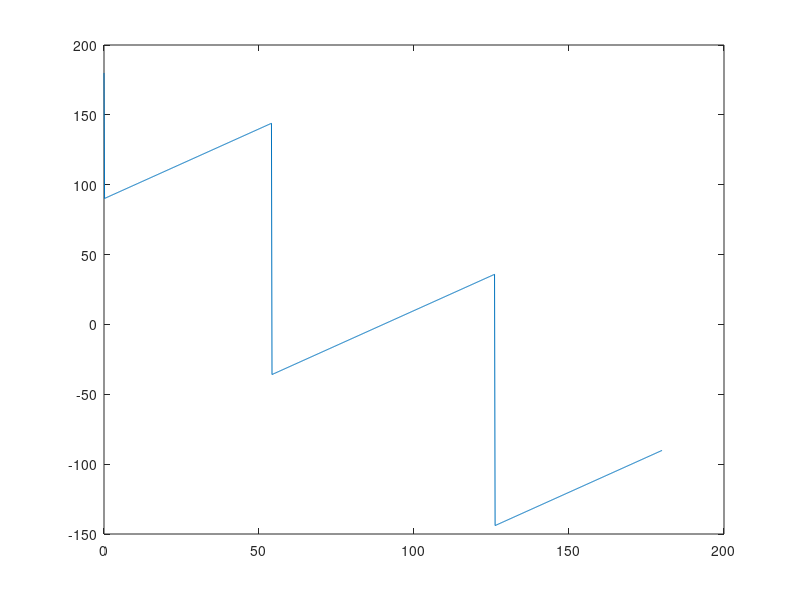

Source code (MATLAB): (Note: this script raises an error after producing the figure.)
%%Homework 1. 7.5-7.13;7.15
%% 7.5
f = 100; Ts = 1/1000; time = 5.0;
t = Ts:Ts:time;
w=sin(2*pi*f*t);
N=2^8;
ssf = (-N/2:N/2-1)/(Ts*N);
fw = fft(w(1:N));
fws = fftshift(fw);
plot(ssf,abs(fws))

%a.) As f becomes to large it begins to alias to a lower frequency.
% f and Ts are inversely related
%b.) There is an inverse relationship between f and Ts.
%c.) As N becomes to smaller the width of the peak becomes larger and
% and as N becomes to large the width of the peak becimes narrower.
%% 7.6
f = 100; Ts = 1/1000; time = 5.0;
t = Ts:Ts:time;
w=sin(2*pi*f*t).^4;
N=2^10;
ssf = (-N/2:N/2-1)/(Ts*N);
fw = fft(w(1:N));
fws = fftshift(fw);
plot(ssf,abs(fws))

%The spectrum of sin^2 has 3 peaks, one at f = 0 with a magnitude larger
%than sin and two at f =  plus and minus 200 with a magnitude of half the
%the peak at f = 0. There is also an additional peak in at f = 0. 
%For sin^3 there are 4 peaks. The spectrum of sin^k would 5 peaks if it was
%even and have 4 peaks if it were odd. The largest k that would make sense
%is k = 4.

%% 7.7
f = 100; Ts = 1/1000; time = 5.0;
t = Ts:Ts:time;
w=sinc(2*pi*f*t).^2;
N=2^10;
ssf = (-N/2:N/2-1)/(Ts*N);
fw = fft(w(1:N));
fws = fftshift(fw);
plot(ssf,abs(fws))

%The spectrum of the sinc funtion has two wide peaks. The spectrum of
%sinc.^2 is one large peak with two local max peaks, one on each side of
%the main peak.

%% 7.8
f = 100; Ts = 1/1000; time = 5.0;
t = Ts:Ts:time;
w=sinc(2*pi*f*t)+j*exp(1).^-t;
N=2^10;
ssf = (-N/2:N/2-1)/(Ts*N);
fw = fft(w(1:N));
fws = fftshift(fw);
plot(ssf,abs(fws))

%Use specsin2 method.
%% 7.9
f = 100; Ts = 1/1000; time = 5.0;
t = Ts:Ts:time;
phi = 0;
w=sin(2*pi*f*t+phi).^2;
N=2^10;
ssf = linspace(0,180,1024);
fw = fft(w(1:N));
fws = fftshift(fw);
plot(ssf,angle(fws)*(180/pi))

%a.)The phase of stays pretty constant at low values of phi, then becomes very
%different for larger values such as 1.5 and 3.14. At 3.14 it inverts. 
%b.) The phase acts similar to before but this time there are two phase
%jumps instead of one. 

%% 7.10
filename = 'gong.wav';
[x,sr] = wavread(filename);
Ts = 1/Sr;
N=2^15;
x=x(1:N);
sound(x, 1/Ts);
time = Ts*(0:length(x)-1);
subplot(2,1,1); plot(time,x)
magx = abs(fft(x));
ssf = (0:N/2-1)/(Ts*N);
subplot(2,1,2), plot(ssf, magx(1:N/2))

% The gong sound have more lower frequency components during the first 0.1
% seconds than it does in a 0.1 second section in the middle.

%% 7.11
filename = 'gong.wav';
[x,sr] = wavread(filename);
Ts = 1/Sr;
N=2^15;
x=x(1:N);
sound(x, 1/Ts);
time = Ts*(0:length(x)-1);
subplot(2,1,1); semilogy(time,x)
magx = abs(fft(x));
ssf = (0:N/2-1)/(Ts*N);
subplot(2,1,2), semilogy(ssf, magx(1:N/2))

%You can better see the distribution of the points use the semilogy
%function than you can using the plot function. 

%% 7.12
filename = 'gong2.wav';
[x,sr] = wavread(filename);
Ts = 1/Sr;
N=2^15;
x=x(1:N);
sound(x, 1/Ts);
time = Ts*(0:length(x)-1);
subplot(2,1,1); semilogy(time,x)
magx = abs(fft(x));
ssf = (0:N/2-1)/(Ts*N);
subplot(2,1,2); semilogy(ssf, magx(1:N/2))

% The magnitude of the sound is greater for all frequencies and times
% throught the sound.

%% 7.13
filename = 'rumble.wav';
[x,sr] = wavread(filename);
Ts = 1/Sr;
N=2^15;
x=x(1:N);
sound(x, 1/Ts);
time = Ts*(0:length(x)-1);
subplot(2,1,1); semilogy(time,x)
magx = abs(fft(x));
ssf = (0:N/2-1)/(Ts*N);
subplot(2,1,2); semilogy(ssf, magx(1:N/2))

%The sounds has all of the same frequency components throught out the sound
%but the magnitude of the components changes. They start small and grow
%throughout the sound.

%% 7.15
a = [0.9];
b = 2;
lena = length(a) - 1;
lenb = length(b);
d = randn(1,20);
if lena >= lenb,
    h = impz(b,a);
    yfilt = filter(h,1,d)
end
yfilt2 = filter(b,a,d)
y = zeros(lena,1); 
x = zeros(lenb,1);
for k = 1:length(d)-lenb
    x = [d(k);x(1:lenb-1)];
    ytim(k) = -a(2:lena+1)*y+b*x;
    y=[ytim(k);y(1:lena-1)];
end
